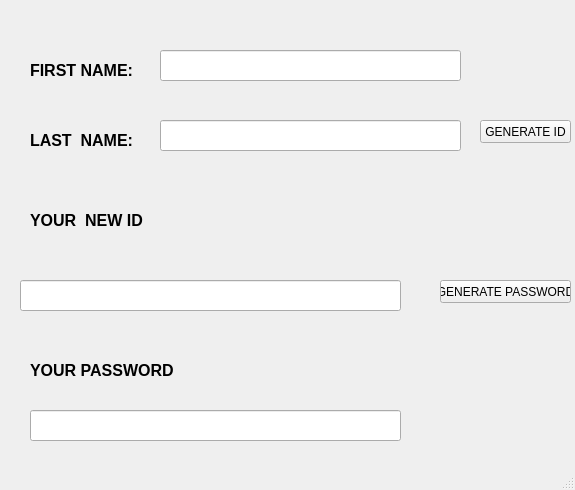
<?xml version="1.0" encoding="UTF-8"?>
<ui version="4.0">
 <class>MainWindow</class>
 <widget class="QMainWindow" name="MainWindow">
  <property name="geometry">
   <rect>
    <x>0</x>
    <y>0</y>
    <width>575</width>
    <height>490</height>
   </rect>
  </property>
  <property name="windowTitle">
   <string>MainWindow</string>
  </property>
  <widget class="QWidget" name="centralwidget">
   <widget class="QLineEdit" name="lineEdit">
    <property name="geometry">
     <rect>
      <x>160</x>
      <y>50</y>
      <width>301</width>
      <height>31</height>
     </rect>
    </property>
   </widget>
   <widget class="QLabel" name="label">
    <property name="geometry">
     <rect>
      <x>30</x>
      <y>60</y>
      <width>111</width>
      <height>20</height>
     </rect>
    </property>
    <property name="font">
     <font>
      <pointsize>12</pointsize>
      <weight>75</weight>
      <bold>true</bold>
     </font>
    </property>
    <property name="text">
     <string>FIRST NAME: </string>
    </property>
   </widget>
   <widget class="QLabel" name="label_2">
    <property name="geometry">
     <rect>
      <x>30</x>
      <y>130</y>
      <width>111</width>
      <height>20</height>
     </rect>
    </property>
    <property name="font">
     <font>
      <pointsize>12</pointsize>
      <weight>75</weight>
      <bold>true</bold>
     </font>
    </property>
    <property name="text">
     <string>LAST  NAME: </string>
    </property>
   </widget>
   <widget class="QLineEdit" name="lineEdit_2">
    <property name="geometry">
     <rect>
      <x>160</x>
      <y>120</y>
      <width>301</width>
      <height>31</height>
     </rect>
    </property>
   </widget>
   <widget class="QLabel" name="label_3">
    <property name="geometry">
     <rect>
      <x>50</x>
      <y>210</y>
      <width>47</width>
      <height>13</height>
     </rect>
    </property>
    <property name="text">
     <string/>
    </property>
   </widget>
   <widget class="QLabel" name="label_4">
    <property name="geometry">
     <rect>
      <x>30</x>
      <y>210</y>
      <width>121</width>
      <height>20</height>
     </rect>
    </property>
    <property name="font">
     <font>
      <pointsize>12</pointsize>
      <weight>75</weight>
      <bold>true</bold>
     </font>
    </property>
    <property name="text">
     <string>YOUR  NEW ID</string>
    </property>
   </widget>
   <widget class="QPushButton" name="pushButton">
    <property name="geometry">
     <rect>
      <x>480</x>
      <y>120</y>
      <width>91</width>
      <height>23</height>
     </rect>
    </property>
    <property name="text">
     <string>GENERATE ID</string>
    </property>
   </widget>
   <widget class="QLineEdit" name="lineEdit_3">
    <property name="geometry">
     <rect>
      <x>20</x>
      <y>280</y>
      <width>381</width>
      <height>31</height>
     </rect>
    </property>
   </widget>
   <widget class="QPushButton" name="pushButton_2">
    <property name="geometry">
     <rect>
      <x>440</x>
      <y>280</y>
      <width>131</width>
      <height>23</height>
     </rect>
    </property>
    <property name="text">
     <string>GENERATE PASSWORD</string>
    </property>
   </widget>
   <widget class="QLabel" name="label_5">
    <property name="geometry">
     <rect>
      <x>30</x>
      <y>360</y>
      <width>151</width>
      <height>20</height>
     </rect>
    </property>
    <property name="font">
     <font>
      <pointsize>12</pointsize>
      <weight>75</weight>
      <bold>true</bold>
     </font>
    </property>
    <property name="text">
     <string>YOUR PASSWORD</string>
    </property>
   </widget>
   <widget class="QLineEdit" name="lineEdit_4">
    <property name="geometry">
     <rect>
      <x>30</x>
      <y>410</y>
      <width>371</width>
      <height>31</height>
     </rect>
    </property>
   </widget>
  </widget>
  <widget class="QMenuBar" name="menubar">
   <property name="geometry">
    <rect>
     <x>0</x>
     <y>0</y>
     <width>575</width>
     <height>21</height>
    </rect>
   </property>
  </widget>
  <widget class="QStatusBar" name="statusbar"/>
 </widget>
 <resources/>
 <connections/>
</ui>
